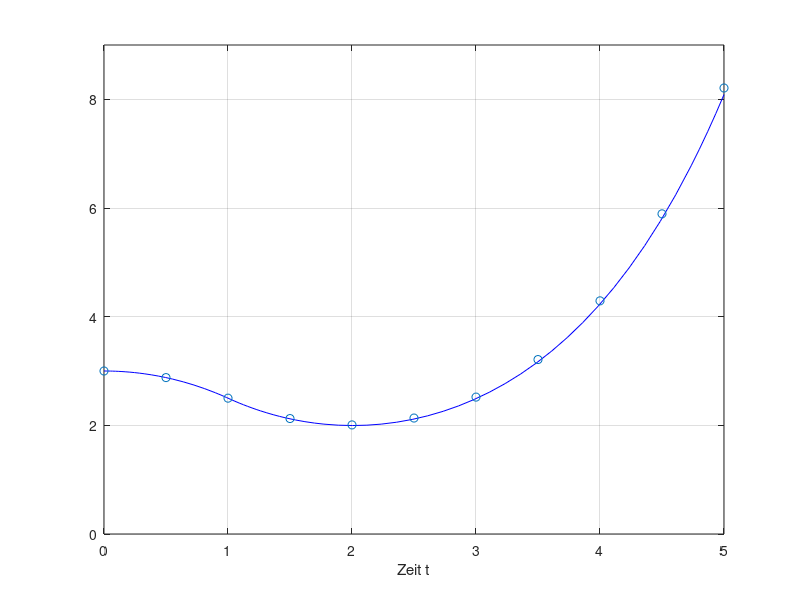

Here is the MATLAB script that generated this plot:
% Dgl 2. Ordnung simulieren (kontinuierlich und diskret)
% Übungsblatt 2, Aufgabe 2
% Vorlage von M. Mevenkamp, 5.11.21
% ergänzt von

figure("Units","normalized","Position",[0.1 0.3 0.5 0.5])

%% Lösung kontinuierlich
% Dgl  y'' - (ln 2)^2 * y = 2 * (ln 2)^2 * u
% y1' = y2;
% y2' = (ln 2)^2 * y + 2 * (ln 2)^2 * u
ln22 = log(2)^2;
u = @(t) -2.5*(t<1);
y0 = [3; 0];
tmax = 5;
dydt = @(t,y) [y(2); ln22*(y(1)+2*u(t))];
[tode, yode] = ode45(dydt,[0,tmax],y0,odeset('RelTol',1e-3));
plot(tode,yode(:,1),'b')
grid; ylim([0,9]); xlabel('Zeit t')

%% Vektor-Differentialgleichung
A = [log(2) 0; 0 -log(2)];
B = [log(2); -log(2)];
dxdt = @(t,x) A*x+B*u(t);
x0 = [1;1]*y0(1)/2;
T = 1/2;
kmax = round(tmax/T);
tk = (0:kmax)*T;
[tv,xv] = ode45(dxdt,tk,x0)
yv = xv(:,1)+xv(:,2);
hold on
plot(tk,yv,'o')

%% Euler-Diskretisierung
% x_k+1 = A*x_k + B*u_k
% ...


%% Exakte Diskretisierung
% ...


